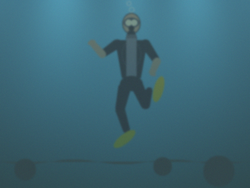
#> input picture hazy.png, 250 x 188 px, shrunk from 800 x 600 before the run, given as the content of the folder Inp, which was not available
$ python 26.py   (older library calls are emulated)
#> lines starting #> are read from the running program, lines starting #| are printed output that depends on the picture; pictures that were not available may be replaced by others from this repository, and a replacement may not be noted
import cv2
import numpy as np
import matplotlib.pyplot as plt
import pandas as pd

from pathlib import Path
from skimage.metrics import structural_similarity as ssim


# ============================================================
# SETTINGS
# ============================================================

INPUT_FOLDER = "Inp"

OUTPUT_FOLDER = "Retinex_Results"

# Number of images for final comparison
NUM_COMPARISON_IMAGES = 10


# ============================================================
# RETINEX PARAMETERS
# ============================================================

# MSR scales
SCALES = [15, 80, 250]

# SSR scale
SSR_SIGMA = 80

# MSRCR parameters
ALPHA = 125
BETA = 46

# Gain and offset
GAIN = 5.0
OFFSET = -25.0


# ============================================================
# CREATE OUTPUT FOLDERS
# ============================================================

OUTPUT_DIR = Path(OUTPUT_FOLDER)

SSR_DIR = OUTPUT_DIR / "SSR"
MSR_DIR = OUTPUT_DIR / "MSR"
MSRCR_DIR = OUTPUT_DIR / "MSRCR"

COMPARISON_DIR = OUTPUT_DIR / "Comparisons"
GRAPH_DIR = OUTPUT_DIR / "Graphs"

for folder in [
    OUTPUT_DIR,
    SSR_DIR,
    MSR_DIR,
    MSRCR_DIR,
    COMPARISON_DIR,
    GRAPH_DIR
]:
    folder.mkdir(
        parents=True,
        exist_ok=True
    )


# ============================================================
# 1. SINGLE SCALE RETINEX (SSR)
# ============================================================

def ssr(channel, sigma):

    channel = channel.astype(np.float32)

    # Avoid log(0)
    channel = np.maximum(
        channel,
        1.0
    )

    # Estimate illumination
    blur = cv2.GaussianBlur(
        channel,
        (0, 0),
        sigmaX=sigma,
        sigmaY=sigma
    )

    blur = np.maximum(
        blur,
        1.0
    )

    # Retinex
    result = (
        np.log(channel)
        -
        np.log(blur)
    )

    return result


# ============================================================
# 2. MULTI SCALE RETINEX (MSR)
# ============================================================

def msr(
    image,
    scales=SCALES
):

    image = image.astype(
        np.float32
    )

    result = np.zeros_like(
        image,
        dtype=np.float32
    )

    # Process R, G, B
    for c in range(3):

        channel = image[:, :, c]

        channel_result = np.zeros_like(
            channel,
            dtype=np.float32
        )

        # SSR at multiple scales
        for sigma in scales:

            channel_result += ssr(
                channel,
                sigma
            )

        # Average
        channel_result /= len(
            scales
        )

        result[:, :, c] = channel_result

    return result


# ============================================================
# 3. COLOR RESTORATION
# ============================================================

def color_restoration(
    image,
    alpha=ALPHA,
    beta=BETA
):

    image = image.astype(
        np.float32
    )

    image = np.maximum(
        image,
        1.0
    )

    # R + G + B
    channel_sum = np.sum(
        image,
        axis=2,
        keepdims=True
    )

    channel_sum = np.maximum(
        channel_sum,
        1.0
    )

    color = beta * (
        np.log(alpha * image)
        -
        np.log(channel_sum)
    )

    return color


# ============================================================
# 4. MSRCR
# ============================================================

def msrcr(
    image,
    scales=SCALES,
    alpha=ALPHA,
    beta=BETA,
    gain=GAIN,
    offset=OFFSET
):

    # Step 1: MSR
    msr_result = msr(
        image,
        scales=scales
    )

    # Step 2: Color restoration
    color = color_restoration(
        image,
        alpha=alpha,
        beta=beta
    )

    # Step 3: Combine
    result = (
        color *
        msr_result
    )

    # Step 4: Gain + Offset
    result = gain * (
        result + offset
    )

    return result


# ============================================================
# 5. PERCENTILE NORMALIZATION
# ============================================================

def normalize_percentile(
    image,
    low_percentile=1,
    high_percentile=99
):

    image = image.astype(
        np.float32
    )

    output = np.zeros_like(
        image,
        dtype=np.float32
    )

    # Process each channel
    for c in range(3):

        channel = image[:, :, c]

        low = np.percentile(
            channel,
            low_percentile
        )

        high = np.percentile(
            channel,
            high_percentile
        )

        if high - low < 1e-6:

            output[:, :, c] = 0

            continue

        # Clip extreme values
        channel = np.clip(
            channel,
            low,
            high
        )

        # Map to 0-255
        channel = (
            (channel - low)
            /
            (high - low)
            *
            255.0
        )

        output[:, :, c] = channel

    return np.clip(
        output,
        0,
        255
    ).astype(
        np.uint8
    )


# ============================================================
# 6. MSE
# ============================================================

def calculate_mse(
    original,
    enhanced
):

    original = original.astype(
        np.float64
    )

    enhanced = enhanced.astype(
        np.float64
    )

    mse = np.mean(
        (original - enhanced) ** 2
    )

    return mse


# ============================================================
# 7. PSNR
# ============================================================

def calculate_psnr(
    original,
    enhanced
):

    mse = calculate_mse(
        original,
        enhanced
    )

    if mse < 1e-10:

        return float("inf")

    MAX_PIXEL = 255.0

    psnr_value = (
        10 *
        np.log10(
            (MAX_PIXEL ** 2)
            /
            mse
        )
    )

    return psnr_value


# ============================================================
# 8. SSIM
# ============================================================

def calculate_ssim(
    original,
    enhanced
):

    original_gray = cv2.cvtColor(
        original,
        cv2.COLOR_RGB2GRAY
    )

    enhanced_gray = cv2.cvtColor(
        enhanced,
        cv2.COLOR_RGB2GRAY
    )

    score = ssim(
        original_gray,
        enhanced_gray,
        data_range=255
    )

    return score


# ============================================================
# 9. UICM
# ============================================================

def calculate_uicm(image):

    image = image.astype(
        np.float64
    )

    R = image[:, :, 0]
    G = image[:, :, 1]
    B = image[:, :, 2]

    # RG component
    RG = R - G

    # YB component
    YB = (
        (R + G) / 2.0
        -
        B
    )

    RG = RG.flatten()
    YB = YB.flatten()

    # Sort
    RG = np.sort(RG)
    YB = np.sort(YB)

    # Remove 10% extreme values
    trim = int(
        0.10 * len(RG)
    )

    if trim > 0:

        RG = RG[
            trim:-trim
        ]

        YB = YB[
            trim:-trim
        ]

    mean_RG = np.mean(RG)
    mean_YB = np.mean(YB)

    var_RG = np.mean(
        (RG - mean_RG) ** 2
    )

    var_YB = np.mean(
        (YB - mean_YB) ** 2
    )

    uicm = (
        -0.0268 *
        np.sqrt(
            mean_RG ** 2
            +
            mean_YB ** 2
        )
        +
        0.1586 *
        np.sqrt(
            var_RG
            +
            var_YB
        )
    )

    return uicm


# ============================================================
# 10. EME
# ============================================================

def calculate_eme(
    channel,
    block_size=8
):

    h, w = channel.shape

    num_x = int(
        np.ceil(
            h / block_size
        )
    )

    num_y = int(
        np.ceil(
            w / block_size
        )
    )

    total = 0.0

    for i in range(num_x):

        x1 = i * block_size

        x2 = min(
            (i + 1) * block_size,
            h
        )

        for j in range(num_y):

            y1 = j * block_size

            y2 = min(
                (j + 1) * block_size,
                w
            )

            block = channel[
                x1:x2,
                y1:y2
            ]

            block_min = np.min(
                block
            )

            block_max = np.max(
                block
            )

            if block_min <= 0:
                block_min = 1e-6

            if block_max <= 0:
                block_max = 1e-6

            if block_max > block_min:

                total += np.log(
                    block_max /
                    block_min
                )

    if num_x * num_y == 0:

        return 0.0

    return (
        2.0 /
        (num_x * num_y)
        *
        total
    )


# ============================================================
# 11. UISM
# ============================================================

def calculate_uism(image):

    image = image.astype(
        np.float64
    )

    R = image[:, :, 0]
    G = image[:, :, 1]
    B = image[:, :, 2]

    # Sobel edges
    R_edge = cv2.Sobel(
        R,
        cv2.CV_64F,
        1,
        0,
        ksize=3
    )

    G_edge = cv2.Sobel(
        G,
        cv2.CV_64F,
        1,
        0,
        ksize=3
    )

    B_edge = cv2.Sobel(
        B,
        cv2.CV_64F,
        1,
        0,
        ksize=3
    )

    # Absolute magnitude
    R_edge = np.abs(
        R_edge
    )

    G_edge = np.abs(
        G_edge
    )

    B_edge = np.abs(
        B_edge
    )

    # EME
    R_eme = calculate_eme(
        R_edge
    )

    G_eme = calculate_eme(
        G_edge
    )

    B_eme = calculate_eme(
        B_edge
    )

    # Weighted sharpness
    uism = (
        0.299 * R_eme
        +
        0.587 * G_eme
        +
        0.114 * B_eme
    )

    return uism


# ============================================================
# 12. UIConM
# ============================================================

def calculate_uiconm(image):

    image = image.astype(
        np.uint8
    )

    gray = cv2.cvtColor(
        image,
        cv2.COLOR_RGB2GRAY
    )

    mean_value = np.mean(
        gray
    )

    contrast = np.mean(
        (gray - mean_value) ** 2
    )

    contrast = np.sqrt(
        contrast
    )

    return contrast


# ============================================================
# 13. UIQM
# ============================================================

def calculate_uiqm(image):

    # Standard coefficients
    c1 = 0.0282
    c2 = 0.2953
    c3 = 3.5753

    uicm = calculate_uicm(
        image
    )

    uism = calculate_uism(
        image
    )

    uiconm = calculate_uiconm(
        image
    )

    uiqm = (
        c1 * uicm
        +
        c2 * uism
        +
        c3 * uiconm
    )

    return (
        uiqm,
        uicm,
        uism,
        uiconm
    )


# ============================================================
# 14. FIND INPUT IMAGES
# ============================================================

input_path = Path(
    INPUT_FOLDER
)

extensions = [
    "*.jpg",
    "*.jpeg",
    "*.png",
    "*.JPG",
    "*.JPEG",
    "*.PNG"
]

image_files = []

for extension in extensions:

    image_files.extend(
        input_path.glob(extension)
    )

# Remove duplicates
image_files = sorted(
    list(set(image_files))
)


# ============================================================
# CHECK IMAGES
# ============================================================

print("\n" + "=" * 80)

print(
    "       UNDERWATER RETINEX IMAGE ENHANCEMENT"
)

print("=" * 80)

print(
    f"\nInput folder: {INPUT_FOLDER}"
)

print(
    f"Images found: {len(image_files)}"
)

if len(image_files) == 0:

    print(
        "\nERROR: No images found in Inp folder!"
    )

    print(
        "\nPut your images inside:"
    )

    print(
        "Inp/"
    )

    raise SystemExit


# ============================================================
# SELECT FIRST 10 IMAGES
# ============================================================

comparison_files = image_files[
    :NUM_COMPARISON_IMAGES
]

print(
    f"\nImages selected: "
    f"{len(comparison_files)}"
)


# ============================================================
# RESULT LIST
# ============================================================

all_results = []


# ============================================================
# STORE IMAGES FOR 10 x 4 COMPARISON
# ============================================================

comparison_data = []


# ============================================================
# PROCESS EVERY IMAGE
# ============================================================

for image_number, image_path in enumerate(
    comparison_files,
    start=1
):

    print("\n" + "-" * 80)

    print(
        f"Image {image_number}/"
        f"{len(comparison_files)}"
    )

    print(
        f"Processing: {image_path.name}"
    )

    print("-" * 80)


    # ========================================================
    # LOAD IMAGE
    # ========================================================

    image = cv2.imread(
        str(image_path)
    )
#> image is the input picture: shape (188, 250, 3); mean B, G, R 117.8, 103.3, 60.1

    if image is None:

        print(
            "ERROR loading image!"
        )

        continue


    # ========================================================
    # BGR → RGB
    # ========================================================

    image_rgb = cv2.cvtColor(
        image,
        cv2.COLOR_BGR2RGB
    )


    # ========================================================
    # SSR
    # ========================================================

    print(
        "Running SSR..."
    )

    ssr_result = np.zeros_like(
        image_rgb,
        dtype=np.float32
    )

    for c in range(3):

        ssr_result[:, :, c] = ssr(
            image_rgb[:, :, c],
            SSR_SIGMA
        )
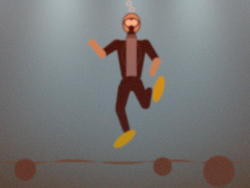
#> ssr_result: shape (188, 250, 3) float32; mean R, G, B -0.00921, -0.015, -0.0191; drawn with min black and max white

    ssr_display = normalize_percentile(
        ssr_result
    )
#> the loop in normalize_percentile, `for c in range(3): ` made 3 passes
#> (low, high) on passes 1 to 3: (-0.224, 0.334), (-0.447, 0.234), (-0.477, 0.244)
#> after the loop in normalize_percentile, `for c in range(3):`:
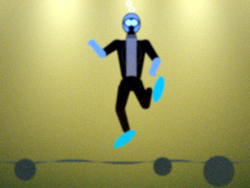
#> output: shape (188, 250, 3) float32; mean of channels 0, 1, 2 97.9, 161.6, 162; drawn with min black and max white


    # ========================================================
    # MSR
    # ========================================================

    print(
        "Running MSR..."
    )

    msr_result = msr(
        image_rgb,
        scales=SCALES
    )
#> the loop in msr, `for c in range(3): ` made 3 passes
#> pass 1, in ssr (call 4), `blur = cv2.GaussianBlur( channel, (0, 0), sigmaX=sigma, sigmaY=sigma )`:
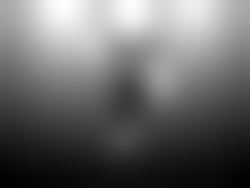
#> blur: shape (188, 250) float32; min 49.18, max 75.7, mean 60.1; drawn with min black and max white
#> pass 1, in ssr (call 4), `result = ( np.log(channel) - np.log(blur) )`:
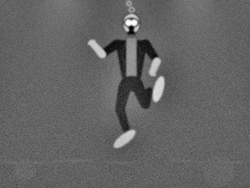
#> result: shape (188, 250) float32; min -0.323, max 0.49, mean -0.00287; drawn with min black and max white
#> pass 1, in ssr (call 6), `blur = cv2.GaussianBlur( channel, (0, 0), sigmaX=sigma, sigmaY=sigma )`:
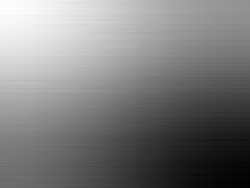
#> blur: shape (188, 250) float32; min 60.11, max 60.12, mean 60.1; drawn with min black and max white
#> after the loop in msr, `for c in range(3):`:
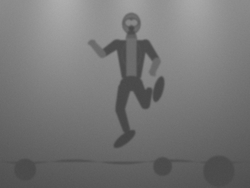
#> channel: shape (188, 250) float32; min 68, max 174, mean 117.8
#> after the loop in msr, `for c in range(3):`:
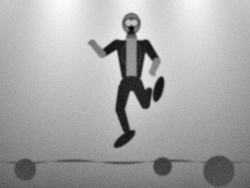
#> channel_result: shape (188, 250) float32; min -0.53, max 0.253, mean -0.0156; drawn with min black and max white

    msr_display = normalize_percentile(
        msr_result
    )
#> (the rest of the program and of its run is left out)
